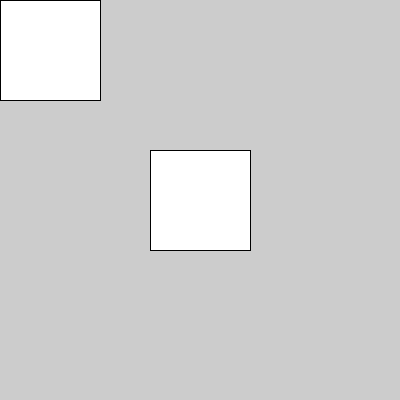
Frame 1 (no input)
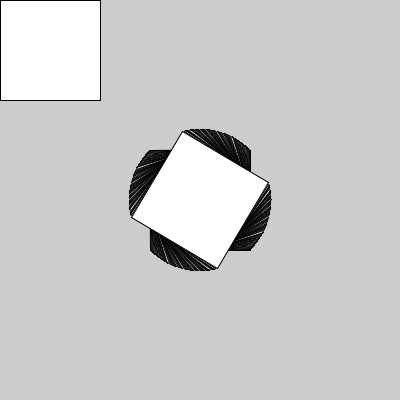
Frame 60 (the mouse pressed at the canvas centre just before this capture)
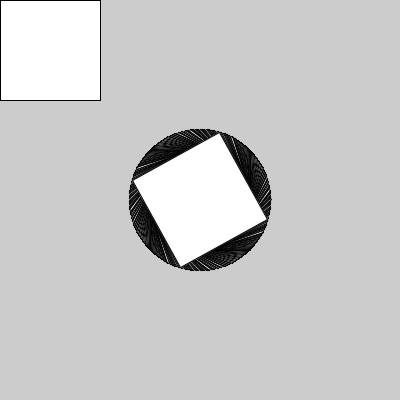
Frame 120 (the mouse held since frame 60 and released just before this capture)

The Processing sketch that drew these frames (run headless with seeded random() and noise(); from frame 60 on, the mouse is pressed at the canvas centre):

// Processing sketch: aula09_exer1_g1
// ── aula09_exer1_g1.pde
float roda=0;
void setup() {size(400, 400); }

void draw(){
  rectMode(CENTER);
  pushMatrix();
  translate(200,200);
  rotate(radians(roda)); // TWO_PI, PI, HALF_PI..
  rect(0,0,100,100);
  popMatrix();
  roda=roda-1;
  rectMode(CORNER);
  rect(0,0,100,100);
}
